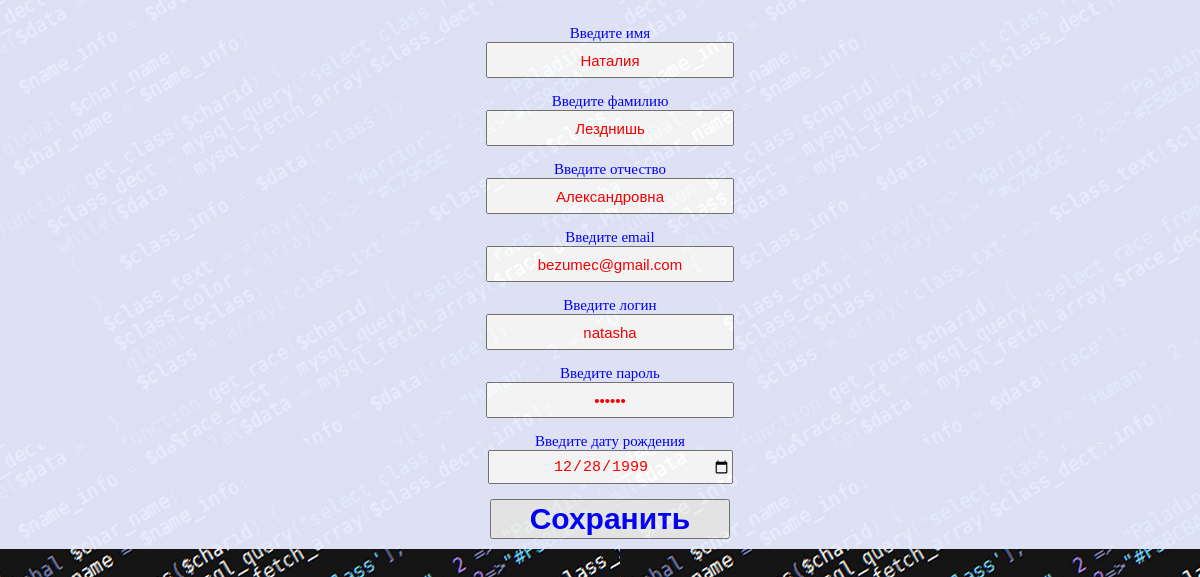
Screenshot of /edit/29/ with the database file from the repository.
### algo_learn/models.py (models this page shows)
class Person(models.Model):
    pe_id = models.AutoField(primary_key=True)
    pe_login = models.CharField(max_length=20)
    pe_name = models.CharField(max_length=20)
    pe_surname = models.CharField(max_length=20)
    pe_patronymic = models.CharField(null=True, max_length=20)
    pe_email = models.EmailField()
    pe_birthdate = models.DateTimeField()
    pe_todaydate = models.DateTimeField()
    LOAN_STATUS = (
        ('s', 'Студент'),
        ('t', 'Преподаватель'),
    )
    pe_status = models.CharField(max_length=20, help_text="your status", choices=LOAN_STATUS, default='s')
    pe_admin = models.BooleanField(default=False, null=True)
    pe_password = models.CharField(max_length=20)
    pe_query = models.TextField(default='')
    class Meta:
        ordering = ["pe_name"]

### algo_learn/views.py (the view)
# urls.py: path('edit/<int:pe_id>/', views.edit),
def edit(request, pe_id):
    try:
        person = Person.objects.get(pe_id=pe_id)
        user = User.objects.get(username=str(pe_id))
        if request.method == "POST":
            person.pe_name = request.POST.get("name")
            person.pe_surname = request.POST.get("surname")
            person.pe_patronymic = request.POST.get("patronymic")
            person.pe_birthdate = request.POST.get("birthdate")
            person.pe_login = request.POST.get("login")
            person.pe_password = request.POST.get("password")
            person.pe_email = request.POST.get("email")
            person.pe_admin = request.POST.get("admin")
            person.save()
            user.email = person.pe_email
            user.last_name = person.pe_login
            user.first_name = person.pe_name
            user.save()
            return HttpResponseRedirect("/")
        else:
            return render(request, "edit.html", {"person": person})
    except Person.DoesNotExist:
        return HttpResponseNotFound("<h2>Person not found</h2>")

### templates/edit.html (shortened to what this page needs)
<!DOCTYPE html>
{% load staticfiles %}
<html>
<head>
	<link rel="stylesheet" href="{% static 'css/checkin.css' %}" />
</head>
<body class="center" vlink="blue" link="blue">
	<div id="roof">
    <form method="POST">
        <p>
            <label>Введите имя</label><br>
            <input class="field" type="text" name="name" value="{{person.pe_name}}" />
        </p>
		<p>
            <label>Введите фамилию</label><br>
            <input class="field" type="text" name="surname" value="{{person.pe_surname}}"/>
        </p>
		<p>
            <label>Введите отчество</label><br>
            <input class="field" type="text" name="patronymic" value="{{person.pe_patronymic}}"/>
        </p>
		<p>
            <label>Введите email</label><br>
            <input class="field" type="email" name="email" value="{{person.pe_email}}"/>
        </p>
		<p>
            <label>Введите логин</label><br>
            <input class="field" type="text" name="login" value="{{person.pe_login}}"/>
        </p>
		<p>
            <label>Введите пароль</label><br>
            <input class="field" type="password" name="password" value="{{person.pe_password}}"/>
        </p>
		<p>
            <label>Введите дату рождения</label><br>
            <input class="field" type="date" name="birthdate" value="{{person.pe_birthdate | date:'Y-m-d'}}"/>
        </p>
        <input type="submit" value="Сохранить" class="si">
    </form>
	</div>
</body>
</html>

### algo_learn/static/css/checkin.css (style rules this page uses)
body { background: url(/static/image/code.jpg); color:black; overflow:auto; }
.field { color: red; text-align: center; font-size: 15px; width:20%; height:30px; }
.center { font-size:15px; text-align:center; }
#roof { overflow:auto; color: blue; opacity: 0.95; position: fixed; left: 0; top: 0; padding: 10px; background: #e8edff; width: 100%; }
.si { font-weight:bold; color: blue; font-size:30px; width: 20%; }

### rows the page displays
Person: name "Наталия", surname "Лезднишь", patronymic "Александровна", email "bezumec@gmail.com", login "natasha", birthdate "12/28/1999"
